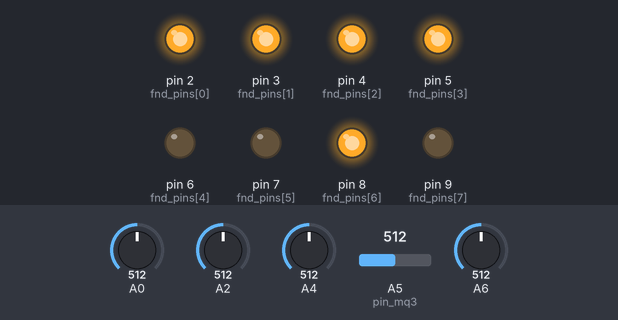
Recording of a sketch running on a simulated Arduino Uno, built with avr-gcc and run on an emulated ATmega328P. Parts: output pins drawn as LEDs (lit = HIGH). The inputs (shaded band) are chosen by the test bench; at power-on: A5 (pin_mq3) = 512, A0 = 512, A2 = 512, A4 = 512, A6 = 512. What the sketch prints to the serial monitor is not drawn.

Above: at 1.2 s.
1.3 s: A5 (pin_mq3) set to 316
2.8 s: A5 (pin_mq3) set to 288
At 3.4 s:
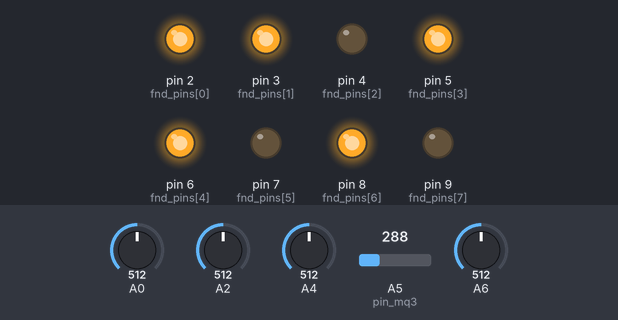
4.3 s: A5 (pin_mq3) set to 212
5.8 s: A5 (pin_mq3) set to 186
At 7.0 s:
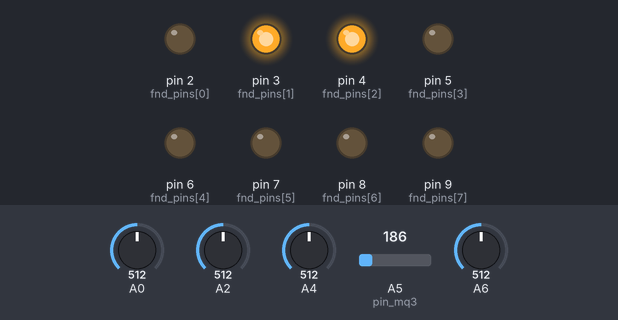
7.3 s: A5 (pin_mq3) set to 110
8.8 s: A5 (pin_mq3) set to 94
At 9.2 s:
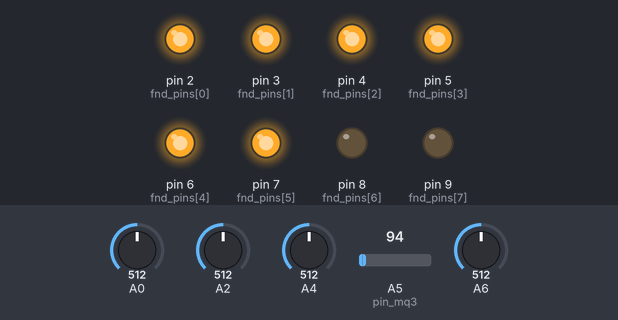
Timing chart, 0 to 11.3 s (numbered marks = the images above; inputs shaded):
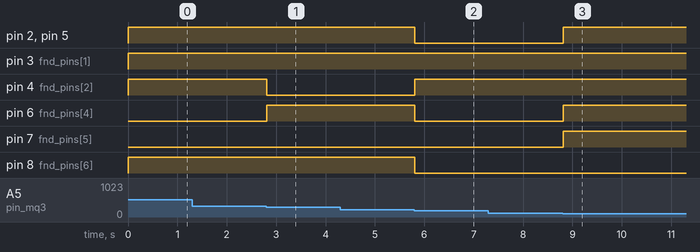

The sketch:

MQ-3_________+_FND.ino
```cpp
int ON = HIGH;
int OFF = LOW;

int digits[10][8] = {
    {ON, ON, ON, ON, ON, ON, OFF, OFF},
    {OFF, ON, ON, OFF, OFF, OFF, OFF, OFF},
    {ON, ON, OFF, ON, ON, OFF, ON, OFF},
    {ON, ON, ON, ON, OFF, OFF, ON, OFF},
    {OFF, ON, ON, OFF, OFF, ON, ON, OFF},
    {ON, OFF, ON, ON, OFF, ON, ON, OFF},
    {ON, OFF, ON, ON, ON, ON, ON, OFF},
    {ON, ON, ON, OFF, OFF, OFF, OFF, OFF},
    {ON, ON, ON, ON, ON, ON, ON, OFF},
    {ON, ON, ON, ON, OFF, ON, ON, OFF}
};

int fnd_pins[] = { 2, 3, 4, 5, 6, 7, 8, 9 };
int pin_mq3 = A5;

void setup() {
    Serial.begin(9600);
    for (int k=0; k < 8; k++)
        pinMode(fnd_pins[k], OUTPUT);
}

void loop() {
    int val = analogRead(pin_mq3);
    Serial.println(analogRead(val));

    if (val >= 301) {
        for (int k=0; k < 8; k++)
            digitalWrite(fnd_pins[k], digits[3][k]);
    } else if (val >= 201 && val <= 300) {
        for (int k=0; k < 8; k++)
            digitalWrite(fnd_pins[k], digits[2][k]);
    } else if (val >= 101 && val <= 200) {
        for (int k=0; k < 8; k++)
            digitalWrite(fnd_pins[k], digits[1][k]);
    } else {
        for (int k=0; k < 8; k++)
            digitalWrite(fnd_pins[k], digits[0][k]);
    }
}
```

Measured:
- the behaviour switches between 301 and 300 on A5 (pin_mq3) (found by bisection; images 0 and 1)
- the behaviour switches between 201 and 200 on A5 (pin_mq3) (found by bisection; images 1 and 2)
- the behaviour switches between 101 and 100 on A5 (pin_mq3) (found by bisection; images 2 and 3)
- after the input at 1.3 s, every drawn part: stays the same
- after the input at 2.8 s, pin 4 (fnd_pins[2]): HIGH → LOW at once; pin 6 (fnd_pins[4]): LOW → HIGH at once
- after the input at 4.3 s, every drawn part: stays the same
- after the input at 5.8 s, pin 2 (fnd_pins[0]), pin 5 (fnd_pins[3]), pin 6 (fnd_pins[4]), pin 8 (fnd_pins[6]): HIGH → LOW at once; pin 4 (fnd_pins[2]): LOW → HIGH at once
- after the input at 7.3 s, every drawn part: stays the same
- after the input at 8.8 s, pin 2 (fnd_pins[0]), pin 5 (fnd_pins[3]), pin 6 (fnd_pins[4]), pin 7 (fnd_pins[5]): LOW → HIGH at once
